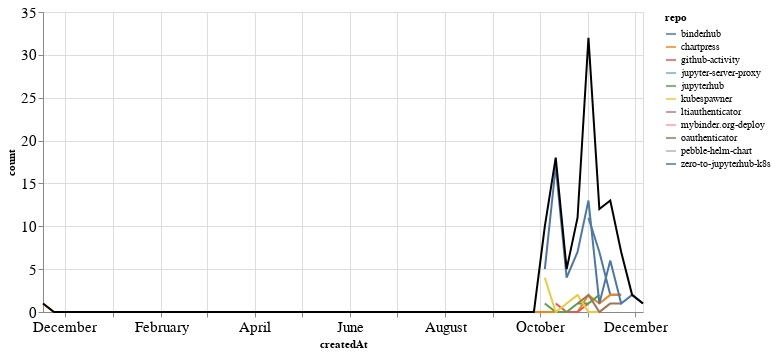

The cell this chart's notebook holds for it:
### Markdown cell above
## PRs

### Code cell
prs_time = prs.groupby('repo').resample('W', on='createdAt').count()['author'].reset_index()
prs_time = prs_time.rename(columns={'author': 'count'})
prs_time_total = prs_time.groupby('createdAt').agg({"count": "sum"}).reset_index()

ch1 = alt.Chart(prs_time, width=600).mark_line().encode(
    x='createdAt',
    y='count',
    color='repo',
    tooltip="repo"
)

ch2 = alt.Chart(prs_time_total, width=600).mark_line(color="black").encode(
    x='createdAt',
    y='count',
)

ch1 + ch2

### Figure 1 — Vega-Lite specification as saved in the notebook (floating-point values rounded to 4 significant figures)
{"config": {"axisLeft": {"labelFontSize": 15}, "axisBottom": {"labelFontSize": 15}}, "layer": [{"data": {"name": "data-0b285f9ec82a2eec57a8bf1cb4e13de0"}, "mark": "line", "encoding": {"color": {"type": "nominal", "field": "repo"}, "tooltip": {"type": "nominal", "field": "repo"}, "x": {"type": "temporal", "field": "createdAt"}, "y": {"type": "quantitative", "field": "count"}}, "width": 600}, {"data": {"name": "data-99defe202a17ae3eb10cb25f62e7975f"}, "mark": {"type": "line", "color": "black"}, "encoding": {"x": {"type": "temporal", "field": "createdAt"}, "y": {"type": "quantitative", "field": "count"}}, "width": 600}], "$schema": "https://vega.github.io/schema/vega-lite/v4.8.1.json", "datasets": {"data-0b285f9ec82a2eec57a8bf1cb4e13de0": [{"repo": "binderhub", "createdAt": "2020-11-01T00:00:00", "count": 11}, {"repo": "binderhub", "createdAt": "2020-11-08T00:00:00", "count": 7}, {"repo": "binderhub", "createdAt": "2020-11-15T00:00:00", "count": 2}, {"repo": "binderhub", "createdAt": "2020-11-22T00:00:00", "count": 2}, {"repo": "chartpress", "createdAt": "2019-11-17T00:00:00", "count": 1}, {"repo": "chartpress", "createdAt": "2019-11-24T00:00:00", "count": 0}, {"repo": "chartpress", "createdAt": "2019-12-01T00:00:00", "count": 0}, {"repo": "chartpress", "createdAt": "2019-12-08T00:00:00", "count": 0}, {"repo": "chartpress", "createdAt": "2019-12-15T00:00:00", "count": 0}, {"repo": "chartpress", "createdAt": "2019-12-22T00:00:00", "count": 0}, {"repo": "chartpress", "createdAt": "2019-12-29T00:00:00", "count": 0}, {"repo": "chartpress", "createdAt": "2020-01-05T00:00:00", "count": 0}, {"repo": "chartpress", "createdAt": "2020-01-12T00:00:00", "count": 0}, {"repo": "chartpress", "createdAt": "2020-01-19T00:00:00", "count": 0}, {"repo": "chartpress", "createdAt": "2020-01-26T00:00:00", "count": 0}, {"repo": "chartpress", "createdAt": "2020-02-02T00:00:00", "count": 0}, {"repo": "chartpress", "createdAt": "2020-02-09T00:00:00", "count": 0}, {"repo": "chartpress", "createdAt": "2020-02-16T00:00:00", "count": 0}, {"repo": "chartpress", "createdAt": "2020-02-23T00:00:00", "count": 0}, {"repo": "chartpress", "createdAt": "2020-03-01T00:00:00", "count": 0}, {"repo": "chartpress", "createdAt": "2020-03-08T00:00:00", "count": 0}, {"repo": "chartpress", "createdAt": "2020-03-15T00:00:00", "count": 0}, {"repo": "chartpress", "createdAt": "2020-03-22T00:00:00", "count": 0}, {"repo": "chartpress", "createdAt": "2020-03-29T00:00:00", "count": 0}, {"repo": "chartpress", "createdAt": "2020-04-05T00:00:00", "count": 0}, {"repo": "chartpress", "createdAt": "2020-04-12T00:00:00", "count": 0}, {"repo": "chartpress", "createdAt": "2020-04-19T00:00:00", "count": 0}, {"repo": "chartpress", "createdAt": "2020-04-26T00:00:00", "count": 0}, {"repo": "chartpress", "createdAt": "2020-05-03T00:00:00", "count": 0}, {"repo": "chartpress", "createdAt": "2020-05-10T00:00:00", "count": 0}, {"repo": "chartpress", "createdAt": "2020-05-17T00:00:00", "count": 0}, {"repo": "chartpress", "createdAt": "2020-05-24T00:00:00", "count": 0}, {"repo": "chartpress", "createdAt": "2020-05-31T00:00:00", "count": 0}, {"repo": "chartpress", "createdAt": "2020-06-07T00:00:00", "count": 0}, {"repo": "chartpress", "createdAt": "2020-06-14T00:00:00", "count": 0}, {"repo": "chartpress", "createdAt": "2020-06-21T00:00:00", "count": 0}, {"repo": "chartpress", "createdAt": "2020-06-28T00:00:00", "count": 0}, {"repo": "chartpress", "createdAt": "2020-07-05T00:00:00", "count": 0}, {"repo": "chartpress", "createdAt": "2020-07-12T00:00:00", "count": 0}, {"repo": "chartpress", "createdAt": "2020-07-19T00:00:00", "count": 0}, {"repo": "chartpress", "createdAt": "2020-07-26T00:00:00", "count": 0}, {"repo": "chartpress", "createdAt": "2020-08-02T00:00:00", "count": 0}, {"repo": "chartpress", "createdAt": "2020-08-09T00:00:00", "count": 0}, {"repo": "chartpress", "createdAt": "2020-08-16T00:00:00", "count": 0}, {"repo": "chartpress", "createdAt": "2020-08-23T00:00:00", "count": 0}, {"repo": "chartpress", "createdAt": "2020-08-30T00:00:00", "count": 0}, {"repo": "chartpress", "createdAt": "2020-09-06T00:00:00", "count": 0}, {"repo": "chartpress", "createdAt": "2020-09-13T00:00:00", "count": 0}, {"repo": "chartpress", "createdAt": "2020-09-20T00:00:00", "count": 0}, {"repo": "chartpress", "createdAt": "2020-09-27T00:00:00", "count": 0}, {"repo": "chartpress", "createdAt": "2020-10-04T00:00:00", "count": 0}, {"repo": "chartpress", "createdAt": "2020-10-11T00:00:00", "count": 0}, {"repo": "chartpress", "createdAt": "2020-10-18T00:00:00", "count": 0}, {"repo": "chartpress", "createdAt": "2020-10-25T00:00:00", "count": 0}, {"repo": "chartpress", "createdAt": "2020-11-01T00:00:00", "count": 2}, {"repo": "chartpress", "createdAt": "2020-11-08T00:00:00", "count": 1}, {"repo": "chartpress", "createdAt": "2020-11-15T00:00:00", "count": 2}, {"repo": "chartpress", "createdAt": "2020-11-22T00:00:00", "count": 2}, {"repo": "github-activity", "createdAt": "2020-10-11T00:00:00", "count": 1}, {"repo": "github-activity", "createdAt": "2020-10-18T00:00:00", "count": 0}, {"repo": "github-activity", "createdAt": "2020-10-25T00:00:00", "count": 0}, {"repo": "github-activity", "createdAt": "2020-11-01T00:00:00", "count": 1}, {"repo": "jupyter-server-proxy", "createdAt": "2020-11-22T00:00:00", "count": 1}, {"repo": "jupyterhub", "createdAt": "2020-10-04T00:00:00", "count": 1}, {"repo": "jupyterhub", "createdAt": "2020-10-11T00:00:00", "count": 0}, {"repo": "jupyterhub", "createdAt": "2020-10-18T00:00:00", "count": 0}, {"repo": "jupyterhub", "createdAt": "2020-10-25T00:00:00", "count": 1}, {"repo": "jupyterhub", "createdAt": "2020-11-01T00:00:00", "count": 1}, {"repo": "jupyterhub", "createdAt": "2020-11-08T00:00:00", "count": 2}, {"repo": "kubespawner", "createdAt": "2020-10-04T00:00:00", "count": 4}, {"repo": "kubespawner", "createdAt": "2020-10-11T00:00:00", "count": 0}, {"repo": "kubespawner", "createdAt": "2020-10-18T00:00:00", "count": 1}, {"repo": "kubespawner", "createdAt": "2020-10-25T00:00:00", "count": 2}, {"repo": "kubespawner", "createdAt": "2020-11-01T00:00:00", "count": 0}, {"repo": "kubespawner", "createdAt": "2020-11-08T00:00:00", "count": 0}, {"repo": "kubespawner", "createdAt": "2020-11-15T00:00:00", "count": 1}, {"repo": "ltiauthenticator", "createdAt": "2020-11-15T00:00:00", "count": 1}, {"repo": "mybinder.org-deploy", "createdAt": "2020-11-01T00:00:00", "count": 2}, {"repo": "oauthenticator", "createdAt": "2020-10-25T00:00:00", "count": 1}, {"repo": "oauthenticator", "createdAt": "2020-11-01T00:00:00", "count": 2}, {"repo": "oauthenticator", "createdAt": "2020-11-08T00:00:00", "count": 0}, {"repo": "oauthenticator", "createdAt": "2020-11-15T00:00:00", "count": 1}, {"repo": "oauthenticator", "createdAt": "2020-11-22T00:00:00", "count": 1}, {"repo": "pebble-helm-chart", "createdAt": "2020-11-08T00:00:00", "count": 1}, {"repo": "zero-to-jupyterhub-k8s", "createdAt": "2020-10-04T00:00:00", "count": 5}, {"repo": "zero-to-jupyterhub-k8s", "createdAt": "2020-10-11T00:00:00", "count": 17}, {"repo": "zero-to-jupyterhub-k8s", "createdAt": "2020-10-18T00:00:00", "count": 4}, {"repo": "zero-to-jupyterhub-k8s", "createdAt": "2020-10-25T00:00:00", "count": 7}, {"repo": "zero-to-jupyterhub-k8s", "createdAt": "2020-11-01T00:00:00", "count": 13}, {"repo": "zero-to-jupyterhub-k8s", "createdAt": "2020-11-08T00:00:00", "count": 1}, {"repo": "zero-to-jupyterhub-k8s", "createdAt": "2020-11-15T00:00:00", "count": 6}, {"repo": "zero-to-jupyterhub-k8s", "createdAt": "2020-11-22T00:00:00", "count": 1}, {"repo": "zero-to-jupyterhub-k8s", "createdAt": "2020-11-29T00:00:00", "count": 2}, {"repo": "zero-to-jupyterhub-k8s", "createdAt": "2020-12-06T00:00:00", "count": 1}], "data-99defe202a17ae3eb10cb25f62e7975f": [{"createdAt": "2019-11-17T00:00:00", "count": 1}, {"createdAt": "2019-11-24T00:00:00", "count": 0}, {"createdAt": "2019-12-01T00:00:00", "count": 0}, {"createdAt": "2019-12-08T00:00:00", "count": 0}, {"createdAt": "2019-12-15T00:00:00", "count": 0}, {"createdAt": "2019-12-22T00:00:00", "count": 0}, {"createdAt": "2019-12-29T00:00:00", "count": 0}, {"createdAt": "2020-01-05T00:00:00", "count": 0}, {"createdAt": "2020-01-12T00:00:00", "count": 0}, {"createdAt": "2020-01-19T00:00:00", "count": 0}, {"createdAt": "2020-01-26T00:00:00", "count": 0}, {"createdAt": "2020-02-02T00:00:00", "count": 0}, {"createdAt": "2020-02-09T00:00:00", "count": 0}, {"createdAt": "2020-02-16T00:00:00", "count": 0}, {"createdAt": "2020-02-23T00:00:00", "count": 0}, {"createdAt": "2020-03-01T00:00:00", "count": 0}, {"createdAt": "2020-03-08T00:00:00", "count": 0}, {"createdAt": "2020-03-15T00:00:00", "count": 0}, {"createdAt": "2020-03-22T00:00:00", "count": 0}, {"createdAt": "2020-03-29T00:00:00", "count": 0}, {"createdAt": "2020-04-05T00:00:00", "count": 0}, {"createdAt": "2020-04-12T00:00:00", "count": 0}, {"createdAt": "2020-04-19T00:00:00", "count": 0}, {"createdAt": "2020-04-26T00:00:00", "count": 0}, {"createdAt": "2020-05-03T00:00:00", "count": 0}, {"createdAt": "2020-05-10T00:00:00", "count": 0}, {"createdAt": "2020-05-17T00:00:00", "count": 0}, {"createdAt": "2020-05-24T00:00:00", "count": 0}, {"createdAt": "2020-05-31T00:00:00", "count": 0}, {"createdAt": "2020-06-07T00:00:00", "count": 0}, {"createdAt": "2020-06-14T00:00:00", "count": 0}, {"createdAt": "2020-06-21T00:00:00", "count": 0}, {"createdAt": "2020-06-28T00:00:00", "count": 0}, {"createdAt": "2020-07-05T00:00:00", "count": 0}, {"createdAt": "2020-07-12T00:00:00", "count": 0}, {"createdAt": "2020-07-19T00:00:00", "count": 0}, {"createdAt": "2020-07-26T00:00:00", "count": 0}, {"createdAt": "2020-08-02T00:00:00", "count": 0}, {"createdAt": "2020-08-09T00:00:00", "count": 0}, {"createdAt": "2020-08-16T00:00:00", "count": 0}, {"createdAt": "2020-08-23T00:00:00", "count": 0}, {"createdAt": "2020-08-30T00:00:00", "count": 0}, {"createdAt": "2020-09-06T00:00:00", "count": 0}, {"createdAt": "2020-09-13T00:00:00", "count": 0}, {"createdAt": "2020-09-20T00:00:00", "count": 0}, {"createdAt": "2020-09-27T00:00:00", "count": 0}, {"createdAt": "2020-10-04T00:00:00", "count": 10}, {"createdAt": "2020-10-11T00:00:00", "count": 18}, {"createdAt": "2020-10-18T00:00:00", "count": 5}, {"createdAt": "2020-10-25T00:00:00", "count": 11}, {"createdAt": "2020-11-01T00:00:00", "count": 32}, {"createdAt": "2020-11-08T00:00:00", "count": 12}, {"createdAt": "2020-11-15T00:00:00", "count": 13}, {"createdAt": "2020-11-22T00:00:00", "count": 7}, {"createdAt": "2020-11-29T00:00:00", "count": 2}, {"createdAt": "2020-12-06T00:00:00", "count": 1}]}}
